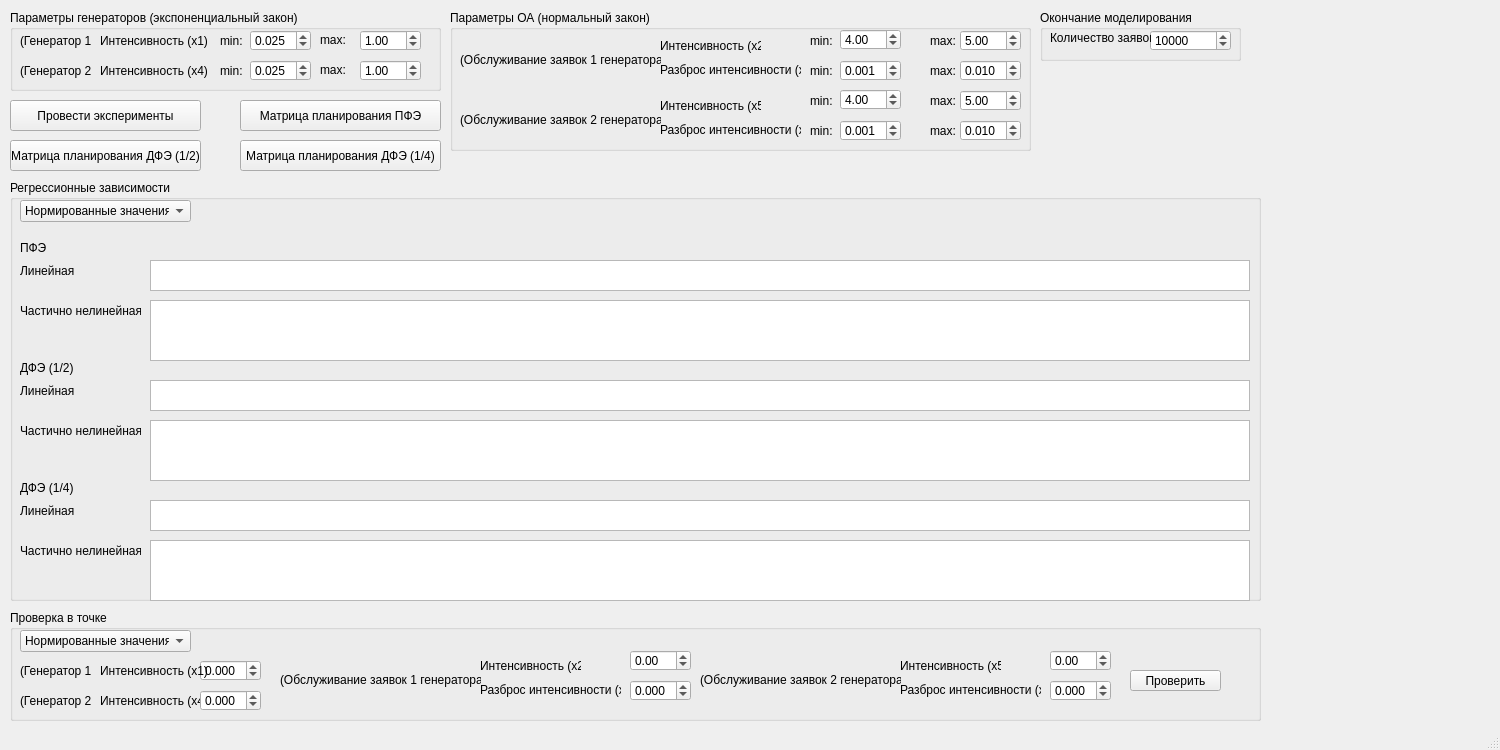
<?xml version="1.0" encoding="UTF-8"?>
<ui version="4.0">
 <class>MainWindow</class>
 <widget class="QMainWindow" name="MainWindow">
  <property name="geometry">
   <rect>
    <x>0</x>
    <y>0</y>
    <width>1500</width>
    <height>750</height>
   </rect>
  </property>
  <property name="windowTitle">
   <string>ЛР 3</string>
  </property>
  <widget class="QWidget" name="centralwidget">
   <widget class="QGroupBox" name="groupBox">
    <property name="geometry">
     <rect>
      <x>10</x>
      <y>10</y>
      <width>431</width>
      <height>81</height>
     </rect>
    </property>
    <property name="title">
     <string>Параметры генераторов (экспоненциальный закон)</string>
    </property>
    <widget class="QDoubleSpinBox" name="gen_int_min">
     <property name="geometry">
      <rect>
       <x>240</x>
       <y>20</y>
       <width>61</width>
       <height>21</height>
      </rect>
     </property>
     <property name="decimals">
      <number>3</number>
     </property>
     <property name="minimum">
      <double>0.000000000000000</double>
     </property>
     <property name="maximum">
      <double>1000.000000000000000</double>
     </property>
     <property name="value">
      <double>0.025000000000000</double>
     </property>
    </widget>
    <widget class="QLabel" name="label">
     <property name="geometry">
      <rect>
       <x>90</x>
       <y>20</y>
       <width>111</width>
       <height>21</height>
      </rect>
     </property>
     <property name="text">
      <string>Интенсивность (x1)</string>
     </property>
    </widget>
    <widget class="QLabel" name="label_16">
     <property name="geometry">
      <rect>
       <x>310</x>
       <y>20</y>
       <width>41</width>
       <height>20</height>
      </rect>
     </property>
     <property name="text">
      <string>max:</string>
     </property>
    </widget>
    <widget class="QLabel" name="label_15">
     <property name="geometry">
      <rect>
       <x>210</x>
       <y>20</y>
       <width>41</width>
       <height>21</height>
      </rect>
     </property>
     <property name="text">
      <string>min:</string>
     </property>
    </widget>
    <widget class="QDoubleSpinBox" name="gen_int_max">
     <property name="geometry">
      <rect>
       <x>350</x>
       <y>20</y>
       <width>61</width>
       <height>21</height>
      </rect>
     </property>
     <property name="minimum">
      <double>0.000000000000000</double>
     </property>
     <property name="maximum">
      <double>100.000000000000000</double>
     </property>
     <property name="singleStep">
      <double>0.100000000000000</double>
     </property>
     <property name="value">
      <double>1.000000000000000</double>
     </property>
    </widget>
    <widget class="QLabel" name="label_19">
     <property name="geometry">
      <rect>
       <x>10</x>
       <y>20</y>
       <width>71</width>
       <height>21</height>
      </rect>
     </property>
     <property name="text">
      <string>(Генератор 1)</string>
     </property>
    </widget>
    <widget class="QLabel" name="label_21">
     <property name="geometry">
      <rect>
       <x>10</x>
       <y>50</y>
       <width>71</width>
       <height>21</height>
      </rect>
     </property>
     <property name="text">
      <string>(Генератор 2)</string>
     </property>
    </widget>
    <widget class="QLabel" name="label_22">
     <property name="geometry">
      <rect>
       <x>90</x>
       <y>50</y>
       <width>111</width>
       <height>21</height>
      </rect>
     </property>
     <property name="text">
      <string>Интенсивность (x4)</string>
     </property>
    </widget>
    <widget class="QDoubleSpinBox" name="gen_int_max_2">
     <property name="geometry">
      <rect>
       <x>350</x>
       <y>50</y>
       <width>61</width>
       <height>21</height>
      </rect>
     </property>
     <property name="minimum">
      <double>0.000000000000000</double>
     </property>
     <property name="maximum">
      <double>100.000000000000000</double>
     </property>
     <property name="singleStep">
      <double>0.100000000000000</double>
     </property>
     <property name="value">
      <double>1.000000000000000</double>
     </property>
    </widget>
    <widget class="QDoubleSpinBox" name="gen_int_min_2">
     <property name="geometry">
      <rect>
       <x>240</x>
       <y>50</y>
       <width>61</width>
       <height>21</height>
      </rect>
     </property>
     <property name="decimals">
      <number>3</number>
     </property>
     <property name="minimum">
      <double>0.000000000000000</double>
     </property>
     <property name="maximum">
      <double>1000.000000000000000</double>
     </property>
     <property name="value">
      <double>0.025000000000000</double>
     </property>
    </widget>
    <widget class="QLabel" name="label_24">
     <property name="geometry">
      <rect>
       <x>210</x>
       <y>50</y>
       <width>41</width>
       <height>21</height>
      </rect>
     </property>
     <property name="text">
      <string>min:</string>
     </property>
    </widget>
    <widget class="QLabel" name="label_25">
     <property name="geometry">
      <rect>
       <x>310</x>
       <y>50</y>
       <width>41</width>
       <height>20</height>
      </rect>
     </property>
     <property name="text">
      <string>max:</string>
     </property>
    </widget>
   </widget>
   <widget class="QGroupBox" name="groupBox_2">
    <property name="geometry">
     <rect>
      <x>450</x>
      <y>10</y>
      <width>581</width>
      <height>141</height>
     </rect>
    </property>
    <property name="title">
     <string>Параметры ОА (нормальный закон)</string>
    </property>
    <widget class="QDoubleSpinBox" name="proc_int_min">
     <property name="geometry">
      <rect>
       <x>390</x>
       <y>19</y>
       <width>61</width>
       <height>21</height>
      </rect>
     </property>
     <property name="minimum">
      <double>0.000000000000000</double>
     </property>
     <property name="maximum">
      <double>100.000000000000000</double>
     </property>
     <property name="value">
      <double>4.000000000000000</double>
     </property>
    </widget>
    <widget class="QLabel" name="label_3">
     <property name="geometry">
      <rect>
       <x>210</x>
       <y>25</y>
       <width>101</width>
       <height>21</height>
      </rect>
     </property>
     <property name="text">
      <string>Интенсивность (x2)</string>
     </property>
    </widget>
    <widget class="QLabel" name="label_4">
     <property name="geometry">
      <rect>
       <x>210</x>
       <y>50</y>
       <width>141</width>
       <height>20</height>
      </rect>
     </property>
     <property name="text">
      <string>Разброс интенсивности (x3)</string>
     </property>
    </widget>
    <widget class="QDoubleSpinBox" name="proc_var_min">
     <property name="geometry">
      <rect>
       <x>390</x>
       <y>50</y>
       <width>61</width>
       <height>21</height>
      </rect>
     </property>
     <property name="decimals">
      <number>3</number>
     </property>
     <property name="singleStep">
      <double>0.100000000000000</double>
     </property>
     <property name="value">
      <double>0.001000000000000</double>
     </property>
    </widget>
    <widget class="QLabel" name="label_10">
     <property name="geometry">
      <rect>
       <x>360</x>
       <y>50</y>
       <width>31</width>
       <height>21</height>
      </rect>
     </property>
     <property name="text">
      <string>min:</string>
     </property>
    </widget>
    <widget class="QDoubleSpinBox" name="proc_var_max">
     <property name="geometry">
      <rect>
       <x>510</x>
       <y>50</y>
       <width>61</width>
       <height>21</height>
      </rect>
     </property>
     <property name="decimals">
      <number>3</number>
     </property>
     <property name="maximum">
      <double>100.000000000000000</double>
     </property>
     <property name="singleStep">
      <double>0.100000000000000</double>
     </property>
     <property name="value">
      <double>0.010000000000000</double>
     </property>
    </widget>
    <widget class="QLabel" name="label_11">
     <property name="geometry">
      <rect>
       <x>480</x>
       <y>50</y>
       <width>31</width>
       <height>21</height>
      </rect>
     </property>
     <property name="text">
      <string>max:</string>
     </property>
    </widget>
    <widget class="QLabel" name="label_13">
     <property name="geometry">
      <rect>
       <x>360</x>
       <y>20</y>
       <width>41</width>
       <height>21</height>
      </rect>
     </property>
     <property name="text">
      <string>min:</string>
     </property>
    </widget>
    <widget class="QDoubleSpinBox" name="proc_int_max">
     <property name="geometry">
      <rect>
       <x>510</x>
       <y>20</y>
       <width>61</width>
       <height>21</height>
      </rect>
     </property>
     <property name="minimum">
      <double>0.000000000000000</double>
     </property>
     <property name="maximum">
      <double>100.000000000000000</double>
     </property>
     <property name="singleStep">
      <double>0.100000000000000</double>
     </property>
     <property name="value">
      <double>5.000000000000000</double>
     </property>
    </widget>
    <widget class="QLabel" name="label_14">
     <property name="geometry">
      <rect>
       <x>480</x>
       <y>20</y>
       <width>31</width>
       <height>21</height>
      </rect>
     </property>
     <property name="text">
      <string>max:</string>
     </property>
    </widget>
    <widget class="QLabel" name="label_26">
     <property name="geometry">
      <rect>
       <x>10</x>
       <y>40</y>
       <width>201</width>
       <height>20</height>
      </rect>
     </property>
     <property name="text">
      <string>(Обслуживание заявок 1 генератора)</string>
     </property>
    </widget>
    <widget class="QLabel" name="label_27">
     <property name="geometry">
      <rect>
       <x>210</x>
       <y>85</y>
       <width>101</width>
       <height>21</height>
      </rect>
     </property>
     <property name="text">
      <string>Интенсивность (x5)</string>
     </property>
    </widget>
    <widget class="QDoubleSpinBox" name="proc_var_min_2">
     <property name="geometry">
      <rect>
       <x>390</x>
       <y>110</y>
       <width>61</width>
       <height>21</height>
      </rect>
     </property>
     <property name="decimals">
      <number>3</number>
     </property>
     <property name="singleStep">
      <double>0.100000000000000</double>
     </property>
     <property name="value">
      <double>0.001000000000000</double>
     </property>
    </widget>
    <widget class="QLabel" name="label_28">
     <property name="geometry">
      <rect>
       <x>210</x>
       <y>110</y>
       <width>141</width>
       <height>20</height>
      </rect>
     </property>
     <property name="text">
      <string>Разброс интенсивности (x6)</string>
     </property>
    </widget>
    <widget class="QDoubleSpinBox" name="proc_int_max_2">
     <property name="geometry">
      <rect>
       <x>510</x>
       <y>80</y>
       <width>61</width>
       <height>21</height>
      </rect>
     </property>
     <property name="minimum">
      <double>0.000000000000000</double>
     </property>
     <property name="maximum">
      <double>100.000000000000000</double>
     </property>
     <property name="singleStep">
      <double>0.100000000000000</double>
     </property>
     <property name="value">
      <double>5.000000000000000</double>
     </property>
    </widget>
    <widget class="QLabel" name="label_29">
     <property name="geometry">
      <rect>
       <x>360</x>
       <y>110</y>
       <width>31</width>
       <height>21</height>
      </rect>
     </property>
     <property name="text">
      <string>min:</string>
     </property>
    </widget>
    <widget class="QLabel" name="label_30">
     <property name="geometry">
      <rect>
       <x>360</x>
       <y>80</y>
       <width>41</width>
       <height>21</height>
      </rect>
     </property>
     <property name="text">
      <string>min:</string>
     </property>
    </widget>
    <widget class="QLabel" name="label_31">
     <property name="geometry">
      <rect>
       <x>480</x>
       <y>110</y>
       <width>31</width>
       <height>21</height>
      </rect>
     </property>
     <property name="text">
      <string>max:</string>
     </property>
    </widget>
    <widget class="QLabel" name="label_32">
     <property name="geometry">
      <rect>
       <x>480</x>
       <y>80</y>
       <width>31</width>
       <height>21</height>
      </rect>
     </property>
     <property name="text">
      <string>max:</string>
     </property>
    </widget>
    <widget class="QDoubleSpinBox" name="proc_int_min_2">
     <property name="geometry">
      <rect>
       <x>390</x>
       <y>79</y>
       <width>61</width>
       <height>21</height>
      </rect>
     </property>
     <property name="minimum">
      <double>0.000000000000000</double>
     </property>
     <property name="maximum">
      <double>100.000000000000000</double>
     </property>
     <property name="value">
      <double>4.000000000000000</double>
     </property>
    </widget>
    <widget class="QLabel" name="label_33">
     <property name="geometry">
      <rect>
       <x>10</x>
       <y>100</y>
       <width>201</width>
       <height>20</height>
      </rect>
     </property>
     <property name="text">
      <string>(Обслуживание заявок 2 генератора)</string>
     </property>
    </widget>
    <widget class="QDoubleSpinBox" name="proc_var_max_2">
     <property name="geometry">
      <rect>
       <x>510</x>
       <y>110</y>
       <width>61</width>
       <height>21</height>
      </rect>
     </property>
     <property name="decimals">
      <number>3</number>
     </property>
     <property name="maximum">
      <double>100.000000000000000</double>
     </property>
     <property name="singleStep">
      <double>0.100000000000000</double>
     </property>
     <property name="value">
      <double>0.010000000000000</double>
     </property>
    </widget>
   </widget>
   <widget class="QGroupBox" name="groupBox_3">
    <property name="geometry">
     <rect>
      <x>1040</x>
      <y>10</y>
      <width>201</width>
      <height>51</height>
     </rect>
    </property>
    <property name="title">
     <string>Окончание моделирования</string>
    </property>
    <widget class="QDoubleSpinBox" name="input_t">
     <property name="geometry">
      <rect>
       <x>110</x>
       <y>20</y>
       <width>81</width>
       <height>21</height>
      </rect>
     </property>
     <property name="decimals">
      <number>0</number>
     </property>
     <property name="minimum">
      <double>1.000000000000000</double>
     </property>
     <property name="maximum">
      <double>1000000.000000000000000</double>
     </property>
     <property name="value">
      <double>10000.000000000000000</double>
     </property>
    </widget>
    <widget class="QLabel" name="label_5">
     <property name="geometry">
      <rect>
       <x>30</x>
       <y>30</y>
       <width>151</width>
       <height>16</height>
      </rect>
     </property>
     <property name="text">
      <string/>
     </property>
    </widget>
    <widget class="QLabel" name="label_6">
     <property name="geometry">
      <rect>
       <x>10</x>
       <y>20</y>
       <width>101</width>
       <height>16</height>
      </rect>
     </property>
     <property name="text">
      <string>Количество заявок</string>
     </property>
    </widget>
   </widget>
   <widget class="QGroupBox" name="groupBox_5">
    <property name="geometry">
     <rect>
      <x>10</x>
      <y>610</y>
      <width>1251</width>
      <height>111</height>
     </rect>
    </property>
    <property name="title">
     <string>Проверка в точке</string>
    </property>
    <widget class="QDoubleSpinBox" name="input_intens_generator">
     <property name="geometry">
      <rect>
       <x>190</x>
       <y>50</y>
       <width>61</width>
       <height>21</height>
      </rect>
     </property>
     <property name="decimals">
      <number>3</number>
     </property>
     <property name="minimum">
      <double>-100000.000000000000000</double>
     </property>
     <property name="maximum">
      <double>1000000.000000000000000</double>
     </property>
     <property name="singleStep">
      <double>0.100000000000000</double>
     </property>
     <property name="value">
      <double>0.000000000000000</double>
     </property>
    </widget>
    <widget class="QDoubleSpinBox" name="input_disp_processor">
     <property name="geometry">
      <rect>
       <x>620</x>
       <y>70</y>
       <width>61</width>
       <height>21</height>
      </rect>
     </property>
     <property name="decimals">
      <number>3</number>
     </property>
     <property name="minimum">
      <double>-10000.000000000000000</double>
     </property>
     <property name="maximum">
      <double>100000.000000000000000</double>
     </property>
     <property name="singleStep">
      <double>0.100000000000000</double>
     </property>
     <property name="value">
      <double>0.000000000000000</double>
     </property>
    </widget>
    <widget class="QDoubleSpinBox" name="input_intens_processor">
     <property name="geometry">
      <rect>
       <x>620</x>
       <y>40</y>
       <width>61</width>
       <height>21</height>
      </rect>
     </property>
     <property name="minimum">
      <double>-10000.000000000000000</double>
     </property>
     <property name="maximum">
      <double>10000.000000000000000</double>
     </property>
     <property name="singleStep">
      <double>0.100000000000000</double>
     </property>
     <property name="value">
      <double>0.000000000000000</double>
     </property>
    </widget>
    <widget class="QPushButton" name="check_button">
     <property name="geometry">
      <rect>
       <x>1120</x>
       <y>60</y>
       <width>91</width>
       <height>21</height>
      </rect>
     </property>
     <property name="text">
      <string>Проверить</string>
     </property>
    </widget>
    <widget class="QComboBox" name="comboBoxCheck">
     <property name="geometry">
      <rect>
       <x>10</x>
       <y>20</y>
       <width>171</width>
       <height>22</height>
      </rect>
     </property>
     <item>
      <property name="text">
       <string>Нормированные значения</string>
      </property>
     </item>
     <item>
      <property name="text">
       <string>Натуральные значения</string>
      </property>
     </item>
    </widget>
    <widget class="QLabel" name="label_36">
     <property name="geometry">
      <rect>
       <x>90</x>
       <y>80</y>
       <width>111</width>
       <height>21</height>
      </rect>
     </property>
     <property name="text">
      <string>Интенсивность (x4)</string>
     </property>
    </widget>
    <widget class="QLabel" name="label_34">
     <property name="geometry">
      <rect>
       <x>10</x>
       <y>50</y>
       <width>71</width>
       <height>21</height>
      </rect>
     </property>
     <property name="text">
      <string>(Генератор 1)</string>
     </property>
    </widget>
    <widget class="QLabel" name="label_2">
     <property name="geometry">
      <rect>
       <x>90</x>
       <y>50</y>
       <width>111</width>
       <height>21</height>
      </rect>
     </property>
     <property name="text">
      <string>Интенсивность (x1)</string>
     </property>
    </widget>
    <widget class="QLabel" name="label_35">
     <property name="geometry">
      <rect>
       <x>10</x>
       <y>80</y>
       <width>71</width>
       <height>21</height>
      </rect>
     </property>
     <property name="text">
      <string>(Генератор 2)</string>
     </property>
    </widget>
    <widget class="QDoubleSpinBox" name="input_intens_generator_2">
     <property name="geometry">
      <rect>
       <x>190</x>
       <y>80</y>
       <width>61</width>
       <height>21</height>
      </rect>
     </property>
     <property name="decimals">
      <number>3</number>
     </property>
     <property name="minimum">
      <double>-100000.000000000000000</double>
     </property>
     <property name="maximum">
      <double>1000000.000000000000000</double>
     </property>
     <property name="singleStep">
      <double>0.100000000000000</double>
     </property>
     <property name="value">
      <double>0.000000000000000</double>
     </property>
    </widget>
    <widget class="QLabel" name="label_7">
     <property name="geometry">
      <rect>
       <x>470</x>
       <y>45</y>
       <width>101</width>
       <height>21</height>
      </rect>
     </property>
     <property name="text">
      <string>Интенсивность (x2)</string>
     </property>
    </widget>
    <widget class="QLabel" name="label_8">
     <property name="geometry">
      <rect>
       <x>470</x>
       <y>70</y>
       <width>141</width>
       <height>20</height>
      </rect>
     </property>
     <property name="text">
      <string>Разброс интенсивности (x3)</string>
     </property>
    </widget>
    <widget class="QLabel" name="label_37">
     <property name="geometry">
      <rect>
       <x>270</x>
       <y>60</y>
       <width>201</width>
       <height>20</height>
      </rect>
     </property>
     <property name="text">
      <string>(Обслуживание заявок 1 генератора)</string>
     </property>
    </widget>
    <widget class="QLabel" name="label_9">
     <property name="geometry">
      <rect>
       <x>890</x>
       <y>70</y>
       <width>141</width>
       <height>20</height>
      </rect>
     </property>
     <property name="text">
      <string>Разброс интенсивности (x6)</string>
     </property>
    </widget>
    <widget class="QLabel" name="label_12">
     <property name="geometry">
      <rect>
       <x>890</x>
       <y>45</y>
       <width>101</width>
       <height>21</height>
      </rect>
     </property>
     <property name="text">
      <string>Интенсивность (x5)</string>
     </property>
    </widget>
    <widget class="QLabel" name="label_38">
     <property name="geometry">
      <rect>
       <x>690</x>
       <y>60</y>
       <width>201</width>
       <height>20</height>
      </rect>
     </property>
     <property name="text">
      <string>(Обслуживание заявок 2 генератора)</string>
     </property>
    </widget>
    <widget class="QDoubleSpinBox" name="input_intens_processor_2">
     <property name="geometry">
      <rect>
       <x>1040</x>
       <y>40</y>
       <width>61</width>
       <height>21</height>
      </rect>
     </property>
     <property name="minimum">
      <double>-10000.000000000000000</double>
     </property>
     <property name="maximum">
      <double>10000.000000000000000</double>
     </property>
     <property name="singleStep">
      <double>0.100000000000000</double>
     </property>
     <property name="value">
      <double>0.000000000000000</double>
     </property>
    </widget>
    <widget class="QDoubleSpinBox" name="input_disp_processor_2">
     <property name="geometry">
      <rect>
       <x>1040</x>
       <y>70</y>
       <width>61</width>
       <height>21</height>
      </rect>
     </property>
     <property name="decimals">
      <number>3</number>
     </property>
     <property name="minimum">
      <double>-10000.000000000000000</double>
     </property>
     <property name="maximum">
      <double>100000.000000000000000</double>
     </property>
     <property name="singleStep">
      <double>0.100000000000000</double>
     </property>
     <property name="value">
      <double>0.000000000000000</double>
     </property>
    </widget>
   </widget>
   <widget class="QGroupBox" name="groupBox_6">
    <property name="geometry">
     <rect>
      <x>10</x>
      <y>180</y>
      <width>1251</width>
      <height>421</height>
     </rect>
    </property>
    <property name="title">
     <string>Регрессионные зависимости</string>
    </property>
    <widget class="QLabel" name="label_20">
     <property name="geometry">
      <rect>
       <x>10</x>
       <y>80</y>
       <width>81</width>
       <height>21</height>
      </rect>
     </property>
     <property name="text">
      <string>Линейная</string>
     </property>
    </widget>
    <widget class="QLabel" name="label_23">
     <property name="geometry">
      <rect>
       <x>10</x>
       <y>120</y>
       <width>121</width>
       <height>21</height>
      </rect>
     </property>
     <property name="text">
      <string>Частично нелинейная</string>
     </property>
    </widget>
    <widget class="QTextBrowser" name="linearPFE">
     <property name="geometry">
      <rect>
       <x>140</x>
       <y>80</y>
       <width>1100</width>
       <height>31</height>
      </rect>
     </property>
     <property name="font">
      <font>
       <pointsize>10</pointsize>
      </font>
     </property>
    </widget>
    <widget class="QTextBrowser" name="nonlinearPFE">
     <property name="geometry">
      <rect>
       <x>140</x>
       <y>120</y>
       <width>1100</width>
       <height>61</height>
      </rect>
     </property>
     <property name="font">
      <font>
       <pointsize>10</pointsize>
      </font>
     </property>
    </widget>
    <widget class="QLabel" name="label_39">
     <property name="geometry">
      <rect>
       <x>10</x>
       <y>320</y>
       <width>81</width>
       <height>21</height>
      </rect>
     </property>
     <property name="text">
      <string>Линейная</string>
     </property>
    </widget>
    <widget class="QTextBrowser" name="nonlinearDFE4">
     <property name="geometry">
      <rect>
       <x>140</x>
       <y>360</y>
       <width>1100</width>
       <height>61</height>
      </rect>
     </property>
     <property name="font">
      <font>
       <pointsize>10</pointsize>
      </font>
     </property>
    </widget>
    <widget class="QTextBrowser" name="linearDFE4">
     <property name="geometry">
      <rect>
       <x>140</x>
       <y>320</y>
       <width>1100</width>
       <height>31</height>
      </rect>
     </property>
     <property name="font">
      <font>
       <pointsize>10</pointsize>
      </font>
     </property>
    </widget>
    <widget class="QLabel" name="label_40">
     <property name="geometry">
      <rect>
       <x>10</x>
       <y>360</y>
       <width>121</width>
       <height>21</height>
      </rect>
     </property>
     <property name="text">
      <string>Частично нелинейная</string>
     </property>
    </widget>
    <widget class="QComboBox" name="comboBoxRegression">
     <property name="geometry">
      <rect>
       <x>10</x>
       <y>20</y>
       <width>171</width>
       <height>22</height>
      </rect>
     </property>
     <item>
      <property name="text">
       <string>Нормированные значения</string>
      </property>
     </item>
     <item>
      <property name="text">
       <string>Натуральные значения</string>
      </property>
     </item>
    </widget>
    <widget class="QLabel" name="label_17">
     <property name="geometry">
      <rect>
       <x>10</x>
       <y>60</y>
       <width>61</width>
       <height>16</height>
      </rect>
     </property>
     <property name="text">
      <string>ПФЭ</string>
     </property>
    </widget>
    <widget class="QLabel" name="label_18">
     <property name="geometry">
      <rect>
       <x>10</x>
       <y>300</y>
       <width>61</width>
       <height>16</height>
      </rect>
     </property>
     <property name="text">
      <string>ДФЭ (1/4)</string>
     </property>
    </widget>
    <widget class="QTextBrowser" name="nonlinearDFE2">
     <property name="geometry">
      <rect>
       <x>140</x>
       <y>240</y>
       <width>1100</width>
       <height>61</height>
      </rect>
     </property>
     <property name="font">
      <font>
       <pointsize>10</pointsize>
      </font>
     </property>
    </widget>
    <widget class="QTextBrowser" name="linearDFE2">
     <property name="geometry">
      <rect>
       <x>140</x>
       <y>200</y>
       <width>1100</width>
       <height>31</height>
      </rect>
     </property>
     <property name="font">
      <font>
       <pointsize>10</pointsize>
      </font>
     </property>
    </widget>
    <widget class="QLabel" name="label_41">
     <property name="geometry">
      <rect>
       <x>10</x>
       <y>240</y>
       <width>121</width>
       <height>21</height>
      </rect>
     </property>
     <property name="text">
      <string>Частично нелинейная</string>
     </property>
    </widget>
    <widget class="QLabel" name="label_42">
     <property name="geometry">
      <rect>
       <x>10</x>
       <y>200</y>
       <width>81</width>
       <height>21</height>
      </rect>
     </property>
     <property name="text">
      <string>Линейная</string>
     </property>
    </widget>
    <widget class="QLabel" name="label_43">
     <property name="geometry">
      <rect>
       <x>10</x>
       <y>180</y>
       <width>61</width>
       <height>16</height>
      </rect>
     </property>
     <property name="text">
      <string>ДФЭ (1/2)</string>
     </property>
    </widget>
   </widget>
   <widget class="QPushButton" name="pushButtonPFE">
    <property name="geometry">
     <rect>
      <x>240</x>
      <y>100</y>
      <width>201</width>
      <height>31</height>
     </rect>
    </property>
    <property name="text">
     <string>Матрица планирования ПФЭ</string>
    </property>
   </widget>
   <widget class="QPushButton" name="pushButtonDFE4">
    <property name="geometry">
     <rect>
      <x>240</x>
      <y>140</y>
      <width>201</width>
      <height>31</height>
     </rect>
    </property>
    <property name="text">
     <string>Матрица планирования ДФЭ (1/4)</string>
    </property>
   </widget>
   <widget class="QPushButton" name="pushButtonRunAll">
    <property name="geometry">
     <rect>
      <x>10</x>
      <y>100</y>
      <width>191</width>
      <height>31</height>
     </rect>
    </property>
    <property name="text">
     <string>Провести эксперименты</string>
    </property>
   </widget>
   <widget class="QPushButton" name="pushButtonDFE2">
    <property name="geometry">
     <rect>
      <x>10</x>
      <y>140</y>
      <width>191</width>
      <height>31</height>
     </rect>
    </property>
    <property name="text">
     <string>Матрица планирования ДФЭ (1/2)</string>
    </property>
   </widget>
  </widget>
  <widget class="QStatusBar" name="statusbar"/>
 </widget>
 <resources/>
 <connections/>
</ui>
